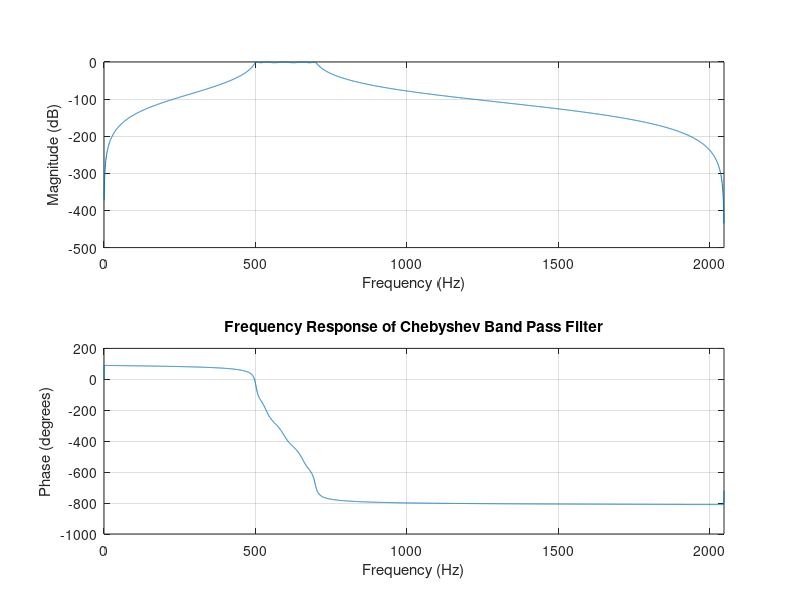

Reproduce this figure in MATLAB.
clc
clear variables

fsample = 4096;              %Should be atlease twice f to avoid aliasing



%Band Pass filter
fp = [500 700];        %in Hz
fs = [450 750];        %in Hz
as = 30;         %in dB
ap = 2;          %in dB

[n, fc] = cheb1ord(2*fp/fsample, 2*fs/fsample, ap, as);
%n is the order of digital Chebyshev filter
%fc is the cut-off freq of digital Chebyshev filter(lower and upper)
%multiplication by 2 is to normalize DT frequency from (0, pi) to (0,1)

[b, a] = cheby1(n, ap, fc);     %This is to find the transfer function
                                %co-efficients of the BPF
                                                      
freqz(b, a, fsample, fsample);  
title('Frequency Response of Chebyshev Band Pass Filter');  